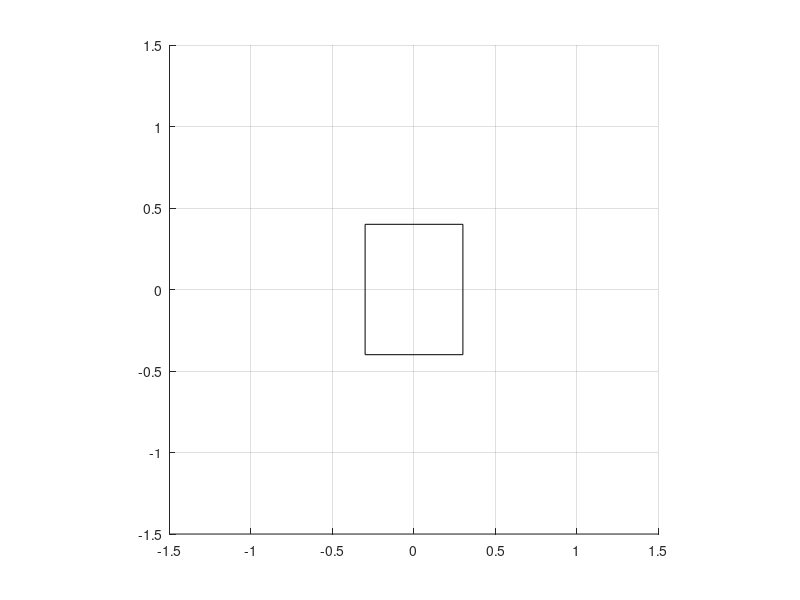

MATLAB code to generate this figure: (Note: this script raises an error after producing the figure.)
% close all;
% OBSTACLE AVOIDANCE TEST 


clear calcSpeeds
clear calcSpeedsWhileMoving

color = 'kbgrcmy'; colorVal=1;

robotIds = [528 314 871];
[~,numberOfRobots] =size(robotIds);


numberOfRobots=3;
robot=[ ([0, 0, pi/2])
        ([0, 0, pi/2])
        ([0, 0, pi/2])
        ];
robotT1 = robot;
%positions being input from VREP - these are just DUMMY values, but right
%ones

figure; 
hold on; grid on;
FLOORSIZE = 1.5; % in meters HALF
axis([-FLOORSIZE FLOORSIZE -FLOORSIZE FLOORSIZE]); axis square;

%Obstacle Info
x0 = 0;
y0 = 0;
v1=.3; v2=.4;
rectWidth =v1*2;
rectHeight=v2*2;

%Draw a rectangle
rectangle('Position',[x0-v1 y0-v2 rectWidth rectHeight]);%,'FaceColor',[1 0 0]);

A=sqrt(1/(2*((v1)^2)));
B=sqrt(1/(2*((v2)^2)));

ellipse(x0,y0,1/A,1/B);

ra = 0.5;
rk = zeros(numberOfRobots,1);

fxkdes = ones(numberOfRobots,1);
fykdes = ones(numberOfRobots,1);
% for figure 4
fxkdes = fxkdes.*8;
fykdes = fykdes.*8;

fxkOA = zeros(numberOfRobots,1);
fykOA = zeros(numberOfRobots,1);

xdot = zeros(numberOfRobots,1);
ydot = zeros(numberOfRobots,1);

psi = zeros(numberOfRobots,1);
chi = zeros(numberOfRobots,1);

M=1;
Bz=1;
kd=9;

maxVel=1000;
stopVel=0;


% Create Animated Line Objects for Each robot, different colors
robotTrajectory = animatedline('Color',color(colorVal),'LineWidth',2);
for i = 1: numberOfRobots-1
   colorVal = colorVal+1;
   if(colorVal>7)
       colorVal=1;
   end
   robotTrajectory = [robotTrajectory;animatedline('Color',color(colorVal),'LineWidth',2)];
end


t = 0;
MAX_TIME = 200;
zed = zeros(MAX_TIME,numberOfRobots*2);
% xdot1, ydot1, xdot2, ydot2
while t<MAX_TIME
% while robot(1,1)<1 && robot(2,1)<1 && robot(3,1)<1 && robot(1,2)<.9 && robot(2,2)<.9 && robot(3,2)<.9
    t = t+1;
    tic;
    for i=1:numberOfRobots
k = find(robots(:,1)==robotIds(1,i));
        if isempty(k)
            continue
        else
            x = robots(k(1,1),2);
            y = -robots(k(1,1),3);
            theta = robots(k(1,1),4);
            
            addpoints(robotTrajectory(i),x,y);
            if t==0
                circle(robot(i,1),robot(i,2),0.076,2);
            end
            
            robot(i,:) = [x y theta];
            robotT1(i,:) = robot(i,:);
            drawnow
        end

    end    
    
    for i=1:numberOfRobots
        xk = robot(i,1);
        yk = robot(i,2);
        
        chi(i)=atan2(y0-yk,x0-xk);
        psi(i) = atan2(robot(i,2)-robotT1(i,2),robot(i,1)-robotT1(i,1));

        if(mod(psi(i)-chi(i),2*pi)<=pi)
            fxkrc  =  (B/A)*(yk-y0);
            fykrc  = -(A/B)*(xk-x0);            
            fxkr   = fxkrc;
            fykr   = fykrc;
        else
            fxkrcc = -(B/A)*(yk-y0);
            fykrcc =  (A/B)*(xk-x0);
            fxkr   = fxkrcc;
            fykr   = fykrcc;
        end
        
%         if(i==4)
%             zed
%         end
        
        fxkrn = fxkr/norm([fxkr;fykr]);
        fykrn = fykr/norm([fxkr;fykr]);

        rk(i) =sqrt(((A^2*(xk-x0)^2+B^2*(yk-y0)^2-1)));
        if(rk(i)<=ra)
            fxkOA(i) = fxkdes(i) + ((g(fxkdes(i),fykdes(i))*fxkrn)/rk(i)^2)*((1/rk(i))-(1/ra));
            fykOA(i) = fykdes(i) + ((g(fxkdes(i),fykdes(i))*fykrn)/rk(i)^2)*((1/rk(i))-(1/ra));
        else
            fxkOA(i) = fxkdes(i);
            fykOA(i) = fykdes(i);
        end
        
%         if(abs(fxkOA(i))>FORCE_MAX)
%             fxkOA(i)=(fxkOA(i)/abs(fxkOA(i)))*FORCE_MAX;
%         end
%         if(abs(fykOA(i))>FORCE_MAX)
%             fykOA(i)=(fykOA(i)/abs(fykOA(i)))*FORCE_MAX;
%         end

        fx = @(t,x) [x(2); (fxkOA(i)-(Bz+kd)*x(2))/M];
%         [T,X]=ode45(fx,[0,0.05],[xk;xdot(i)]);
        [T,X]=ode45(fx,[0,0.05],[xk;0]);
        [m,z] = size(X);
        xk=real(X(m,1));
        xdot(i)=real(X(m,2));

        fy = @(t,y) [y(2); (fykOA(i)-(Bz+kd)*y(2))/M];
%         [T,Y]=ode45(fy,[0,0.05],[yk;ydot(i)]);
        [T,Y]=ode45(fy,[0,0.05],[yk;0]);
        [m,z] = size(Y);
        yk=real(Y(m,1));
        ydot(i)=real(Y(m,2));
        
        % xdot1, ydot1, xdot2, ydot2
        if(i==1)
            zed(t,1) = real(xdot(i));
            zed(t,2) = real(ydot(i));
        end
        if(i==2)
            zed(t,3) = real(xdot(i));
            zed(t,4) = real(ydot(i));
        end
        if(i==3)
            zed(t,5) = real(xdot(i));
            zed(t,6) = real(ydot(i));
        end
    end
    
    for i=1:numberOfRobots
        mult = 3;
        if(i==1)
            goalX = robot(i,1)+zed(t,1)*mult;
            goalY = robot(i,2)+zed(t,2)*mult;
            [vLeft,vRight] = calcSpeedsWhileMoving(i,robot(i,1),robot(i,2),robot(i,3),goalX,goalY);
            sendSpeeds(s,i,vLeft,vRight);
        end
        if(i==2)
            goalX = robot(i,1)+zed(t,3)*mult;
            goalY = robot(i,2)+zed(t,4)*mult;
            [vLeft,vRight] = calcSpeedsWhileMoving(i,robot(i,1),robot(i,2),robot(i,3),goalX,goalY);
            sendSpeeds(s,i,vLeft,vRight);
        end
        if(i==3)
            goalX = robot(i,1)+zed(t,5)*mult;
            goalY = robot(i,2)+zed(t,6)*mult;
            [vLeft,vRight] = calcSpeedsWhileMoving(i,robot(i,1),robot(i,2),robot(i,3),goalX,goalY);
%             sendSpeeds(s,i,vLeft,vRight);
        end
        
%         if robot(i,1)<1 && robot(i,2)<.85  
%         sendSpeeds(s,i,vLeft,vRight);
%         else
%             sendSpeeds(s,i,0,0);
%         end
        
    end
    timeElapsed=toc;
    while(timeElapsed<0.2)
        timeElapsed=toc;
    end
%     pause(0.1);
    t
    zed
%     vX
%     vY
end

for i=1:numberOfRobots
    circle(robot(i,1),robot(i,2),0.076,4);
end

for i=1:numberOfRobots
    vX = stopVel;
    vY = stopVel;
  %  [res Ints Floats Strings Buffer]=vrep.simxCallScriptFunction(clientID,'remoteApiCommandServer',vrep.sim_scripttype_childscript,'setVelocity_function',[i vX vY],[],'',[],vrep.simx_opmode_blocking);
end